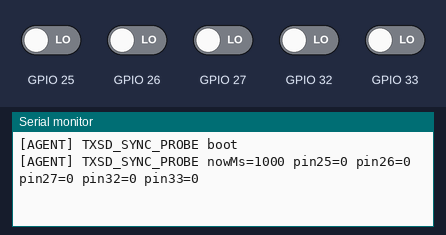
Simulated run of this sketch. Board: ESP32. Parts: the last lines printed to the serial monitor. Inputs (shaded band) come from the test bench; at power-on: GPIO 25–27, GPIO 32, GPIO 33 LOW.

Above: at 1.4 s.
1.5 s: GPIO 25 driven HIGH
At 2.8 s:
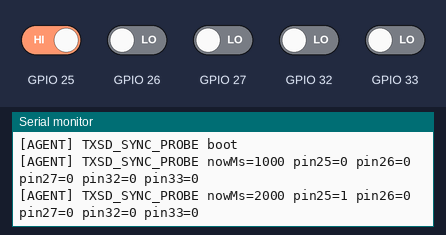
3.0 s: GPIO 26 driven HIGH
At 3.7 s:
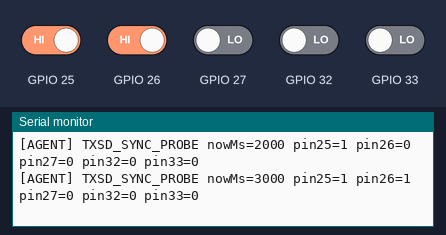
4.5 s: GPIO 27 driven HIGH
At 5.8 s:
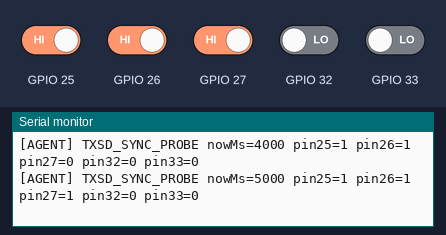
6.0 s: GPIO 32 driven HIGH
At 6.8 s:
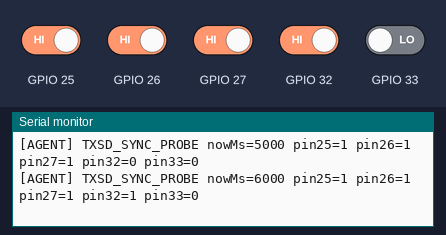
7.5 s: GPIO 33 driven HIGH
At 8.8 s:
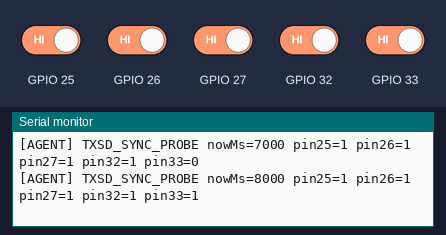
9.0 s: GPIO 25 driven LOW
At 9.5 s:
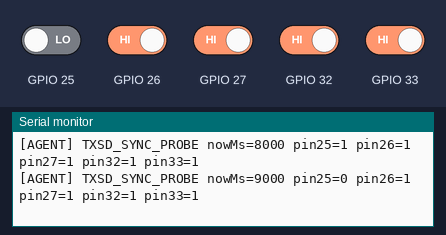
Timing chart, 0 to 11.5 s (numbered marks = the images above; inputs shaded):
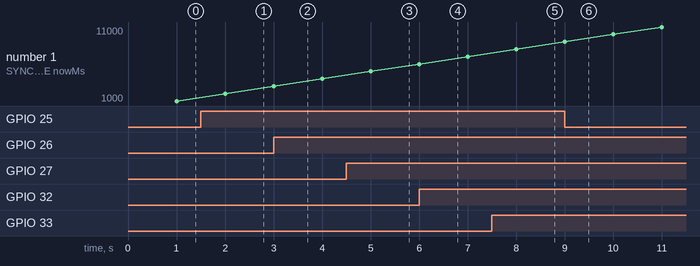

Measured:
- after the input at 1.5 s, the serial monitor: prints a new line after 0.50 s (image 1)
- after the input at 3.0 s, the serial monitor: prints a new line at once (image 2)
- after the input at 4.5 s, the serial monitor: prints a new line after 0.50 s (image 3)
- after the input at 6.0 s, the serial monitor: prints a new line at once (image 4)
- after the input at 7.5 s, the serial monitor: prints a new line after 0.50 s (image 5)
- after the input at 9.0 s, the serial monitor: prints a new line at once (image 6)

The sketch:

TXSD_Sync_Probe.ino
```cpp
void setup() {
  Serial.begin(115200);
  delay(200);
  pinMode(25, INPUT_PULLDOWN);
  pinMode(26, INPUT_PULLDOWN);
  pinMode(27, INPUT_PULLDOWN);
  pinMode(32, INPUT_PULLDOWN);
  pinMode(33, INPUT_PULLDOWN);
  Serial.println("[AGENT] TXSD_SYNC_PROBE boot");
}

void loop() {
  static uint32_t lastMs = 0;
  uint32_t nowMs = millis();
  if (nowMs - lastMs >= 1000) {
    int p25 = digitalRead(25);
    int p26 = digitalRead(26);
    int p27 = digitalRead(27);
    int p32 = digitalRead(32);
    int p33 = digitalRead(33);
    Serial.printf("[AGENT] TXSD_SYNC_PROBE nowMs=%lu pin25=%d pin26=%d pin27=%d pin32=%d pin33=%d\n",
                  (unsigned long)nowMs, p25, p26, p27, p32, p33);
    lastMs = nowMs;
  }
}
```
